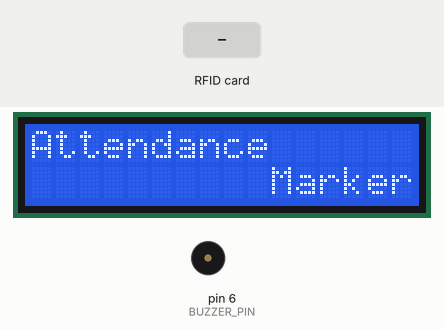
Recording of a sketch running on a simulated Arduino Uno, built with avr-gcc and run on an emulated ATmega328P. Shown: 16×2 character LCD, buzzer (waves = sounding, pin HIGH). Inputs (shaded band) come from the test bench. Pins used as bus, display or sensor lines are not drawn; what the sketch prints to the serial monitor is not drawn.

Above: at 0.2 s.
At 3.3 s:
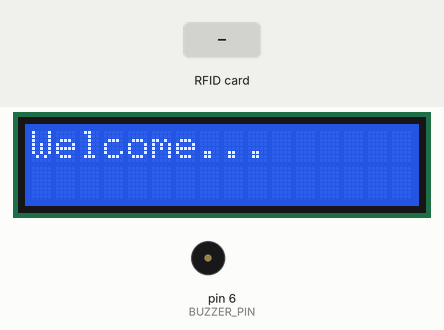
3.4 s: RFID card 63 3C CA E4 held to the reader
4.9 s: RFID card 12 34 56 78 held to the reader
6.4 s: RFID card 5E 7A 19 C4 held to the reader
Timing chart, 0 to 9.4 s (numbered marks = the images above; inputs shaded):
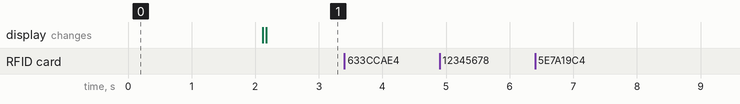

Measured:
- after the input at 3.4 s, every drawn part: stays the same
- after the input at 4.9 s, every drawn part: stays the same
- after the input at 6.4 s, every drawn part: stays the same

The sketch:

lcd_display.ino
```cpp
#include <SPI.h>
#include <MFRC522.h>
#include <LiquidCrystal.h>

#define SS_PIN 10
#define RST_PIN 9
MFRC522 mfrc522(SS_PIN, RST_PIN);

#define BUZZER_PIN 6

bool messageDisplayed = false;

LiquidCrystal lcd(8, 7, 5, 4, 3, 2);

void setup() {
  Serial.begin(9600);
  SPI.begin();
  mfrc522.PCD_Init();

  pinMode(BUZZER_PIN, OUTPUT);

  lcd.begin(16, 2);

  lcd.print("Attendance");
  lcd.setCursor(0, 1);
  lcd.print("          Marker");

  delay(2000);
  lcd.clear();
  delay(50);
}


void loop() {

  if (Serial.available()) {
    String message = Serial.readString();


    int firstComma = message.indexOf(',');
    int secondComma = message.indexOf(',', firstComma + 1);

    if (firstComma > 0 && secondComma > firstComma) {
      String name = message.substring(0, firstComma);
      String roll_no = message.substring(firstComma + 1, secondComma);
      String status = message.substring(secondComma + 1);


      if (status == " Roll No" || status == " !!!!" || status == " Time"|| status == " NULL !!" ) {

          tone(BUZZER_PIN, 400, 500);
      } else {

          tone(BUZZER_PIN, 1000, 500);
      }


      lcd.clear();
      lcd.setCursor(0, 0);
      lcd.print(name);

      lcd.setCursor(0, 1);
      lcd.print(roll_no);
      lcd.print(",");
      lcd.print(status);

      delay(3000);

      noTone(BUZZER_PIN);
      messageDisplayed = false;
      lcd.clear();

    }
  }

  if (!messageDisplayed) {
    lcd.clear();
    lcd.print("Welcome...");
    messageDisplayed = true;
  }


  if (mfrc522.PICC_IsNewCardPresent()) {
    if (mfrc522.PICC_ReadCardSerial()) {

      String content = "";
      for (byte i = 0; i < mfrc522.uid.size; i++) {
        content += String(mfrc522.uid.uidByte[i], HEX);
      }
      content.toUpperCase();


      Serial.print("UID tag: ");
      Serial.println(content);

      String validUIDs[] = {"633CCAE4", "12345678", "87654321"};
      bool isValid = false;

      for (String uid : validUIDs) {
        if (content == uid) {
          isValid = true;
          break;
        }
      }
      messageDisplayed = false;
    }
  }
}
```
